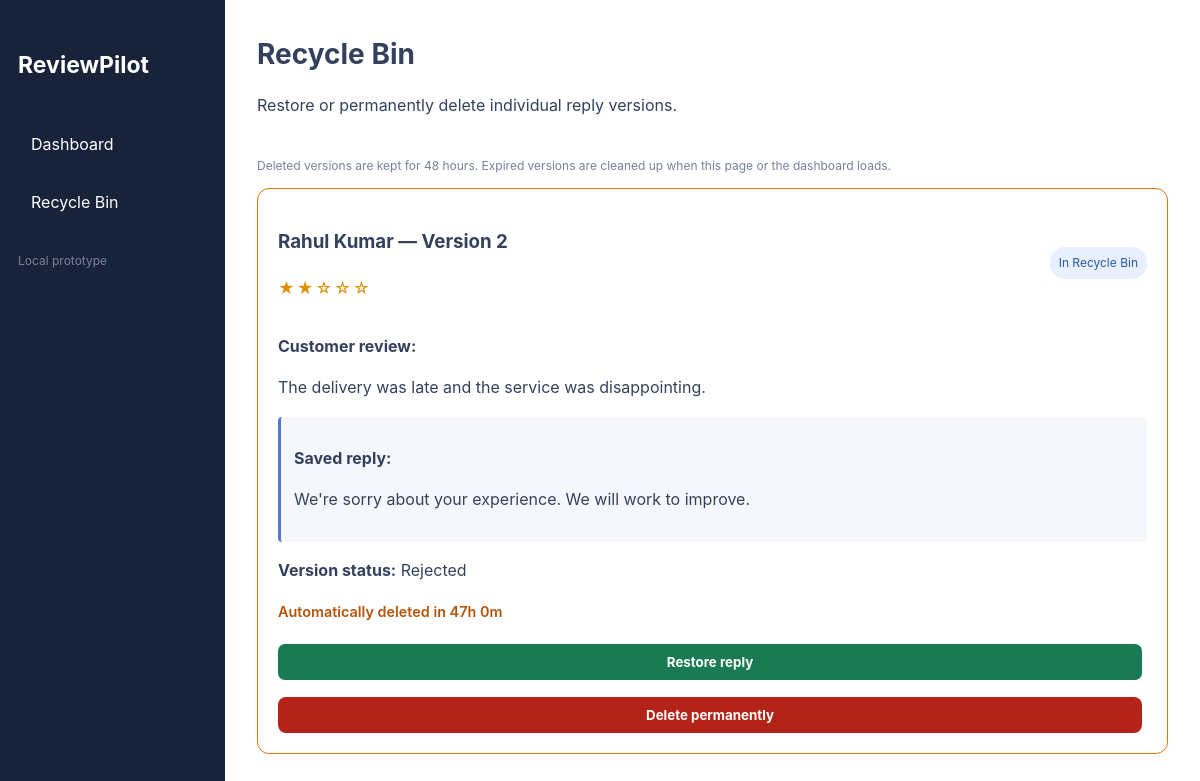
Page /recycle-bin (signed in) on the committed database.
### app/models.py (models this page shows)
class ReplyVersion(db.Model):
    __tablename__ = "reply_versions"
    id = db.Column(db.Integer, primary_key=True)
    review_id = db.Column(
        db.Integer,
        db.ForeignKey("reviews.id"),
        nullable=False,
        index=True
    )
    version = db.Column(db.Integer, nullable=False)
    reply_text = db.Column(db.Text, nullable=False)
    status = db.Column(db.String(30), nullable=False)
    is_deleted = db.Column(
        db.Boolean,
        nullable=False,
        default=False
    )
    deleted_at = db.Column(db.DateTime(timezone=True), nullable=True)
    created_at = db.Column(
        db.DateTime(timezone=True),
        default=utc_now
    )
    review = db.relationship(
        "Review",
        backref=db.backref("reply_versions", cascade="all, delete-orphan")
    )

class Review(db.Model):
    __tablename__ = "reviews"
    id = db.Column(db.Integer, primary_key=True)
    business_id = db.Column(
        db.Integer,
        db.ForeignKey("businesses.id"),
        nullable=False,
        index=True
    )
    customer_name = db.Column(db.String(150), nullable=False)
    rating = db.Column(db.Integer, nullable=False)
    review_text = db.Column(db.Text, nullable=False)
    reply_text = db.Column(db.Text, nullable=False, default="")
    status = db.Column(
        db.String(30),
        nullable=False,
        default="Awaiting approval"
    )
    feedback = db.Column(db.Text, nullable=False, default="")
    version = db.Column(db.Integer, nullable=False, default=1)
    is_deleted = db.Column(db.Boolean, nullable=False, default=False)
    deleted_at = db.Column(db.DateTime(timezone=True), nullable=True)
    deleted_by = db.Column(
        db.Integer,
        db.ForeignKey("users.id"),
        nullable=True
    )
    approved_version = db.Column(db.Integer, nullable=True)
    approved_at = db.Column(db.DateTime(timezone=True), nullable=True)
    approved_by = db.Column(
        db.Integer,
        db.ForeignKey("users.id"),
        nullable=True
    )
    created_at = db.Column(db.DateTime(timezone=True), default=utc_now)

### app/__init__.py (the view)
    @app.route("/recycle-bin")
    @login_required
    def recycle_bin():
        cleanup_expired_versions()
        versions = (
            ReplyVersion.query.join(
                Review,
                ReplyVersion.review_id == Review.id,
            )
            .join(
                Business,
                Review.business_id == Business.id,
            )
            .filter(
                Business.owner_id == current_user.id,
                ReplyVersion.is_deleted.is_(True),
            )
            .order_by(ReplyVersion.deleted_at.desc())
            .all()
        )
        return render_template(
            "recycle_bin.html",
            versions=versions,
            recycle_bin_hours=RECYCLE_BIN_HOURS,
        )

### app/__init__.py (called while the page is built)
def naive_utc_now():
    return datetime.now(timezone.utc).replace(tzinfo=None)

### app/templates/recycle_bin.html (shortened to what this page needs)
<!DOCTYPE html>
<html lang="en">
<head>
    <link rel="stylesheet"
          href="{{ url_for('static', filename='style.css') }}">
</head>
<body>
<div class="layout">
    <aside>
        <h2 class="brand">ReviewPilot</h2>
        <a class="nav-item" href="{{ url_for('dashboard') }}">Dashboard</a>
        <a class="nav-item" href="{{ url_for('recycle_bin') }}">Recycle Bin</a>
        <p class="note">Local prototype</p>
    </aside>
    <main>
        <header class="top">
            <div>
                <h1>Recycle Bin</h1>
                <p>Restore or permanently delete individual reply versions.</p>
            </div>
        </header>
        <p class="note">
            Deleted versions are kept for {{ recycle_bin_hours }} hours.
            Expired versions are cleaned up when this page or the dashboard loads.
        </p>
        {% for version in versions %}
        <article class="review recycle-item">
            <div class="review-top">
                <div>
                    <h3>
                        {{ version.review.customer_name }}
                        — Version {{ version.version }}
                    </h3>
                    <p class="stars">
                        {{ "★" * version.review.rating }}{{ "☆" * (5 - version.review.rating) }}
                    </p>
                </div>
                <span class="status">In Recycle Bin</span>
            </div>
            <p><strong>Customer review:</strong></p>
            <p>{{ version.review.review_text }}</p>
            <div class="draft">
                <p><strong>Saved reply:</strong></p>
                <p>{{ version.reply_text }}</p>
            </div>
            <p><strong>Version status:</strong> {{ version.status }}</p>
            {% if version.deleted_at %}
            <p class="expiry"
               data-deleted-at="{{ version.deleted_at.isoformat() }}">
            </p>
            {% endif %}
            <div class="actions">
                <form action="{{ url_for('restore_version', version_id=version.id) }}"
                      method="POST">
                    <button type="submit" class="approve">
                        Restore reply
                    </button>
                </form>
                <form action="{{ url_for('permanent_delete_version', version_id=version.id) }}"
                      method="POST"
                      onsubmit="return confirm('Permanently delete only this reply version? This cannot be undone.');">
                    <button type="submit" class="danger-button">
                        Delete permanently
                    </button>
                </form>
            </div>
        </article>
        {% else %}
        <p>Your Recycle Bin is empty.</p>
        {% endfor %}
    </main>
</div>
</body>
</html>

### app/static/style.css (style rules this page uses)
* { box-sizing: border-box; }
body { margin: 0; font-family: Arial, sans-serif; background: #f4f6fb; color: #20283b; }
.layout { display: flex; min-height: 100vh; }
aside { width: 225px; background: #182238; color: white; padding: 28px 18px; }
.brand { font-size: 23px; font-weight: bold; margin-bottom: 35px; }
.nav-item { padding: 13px; margin: 7px 0; border-radius: 8px; color: #c7d0e0; }
main { flex: 1; padding: 32px; min-width: 0; }
.top { display: flex; justify-content: space-between; gap: 15px; flex-wrap: wrap; }
h1 { margin: 0 0 8px; font-size: 28px; }
.stat, .review { background: white; border: 1px solid #e7eaf1; border-radius: 12px; padding: 20px; }
.review { margin-bottom: 16px; }
.review-top { display: flex; justify-content: space-between; align-items: center; gap: 10px; flex-wrap: wrap; }
.stars { color: #d99100; letter-spacing: 2px; }
.status { font-size: 12px; background: #e8f0ff; color: #2859a6; padding: 6px 9px; border-radius: 15px; }
.draft { background: #f5f7fc; border-left: 3px solid #5479d1; padding: 13px; line-height: 1.6; border-radius: 4px; }
button { border: 0; border-radius: 7px; padding: 10px 14px; cursor: pointer; font-weight: bold; margin: 5px 5px 0 0; }
.approve { background: #197a53; color: white; }
.note { font-size: 12px; color: #778198; margin-top: 22px; }
.actions { display: flex; flex-direction: column; gap: 12px; margin-top: 16px; }
.actions form, .review form { display: flex; flex-direction: column; gap: 8px; }
button { cursor: pointer; }
.status { display: inline-block; max-width: 100%; overflow-wrap: anywhere; }
.nav-item { display: block; text-decoration: none; color: inherit; }
.danger-button { background: #b42318; color: white; border: none; border-radius: 8px; padding: 10px 14px; }
.recycle-item { border: 1px solid #d97706; }
.expiry { color: #b45309; font-weight: 600; font-size: 0.9rem; }
:root { --rp-navy: #13213c; --rp-blue: #3867f4; --rp-blue-dark: #2853d7; --rp-text: #33415c; --rp-muted: #71809a; --rp-border: #e7ebf3; --rp-bg: #f7f9fd; --rp-white: #ffffff; }
html { scroll-behavior: smooth; scroll-padding-top: 90px; }
body { margin: 0; color: var(--rp-text); background: var(--rp-white); font-family: Inter, -apple-system, BlinkMacSystemFont, "Segoe UI", sans-serif; line-height: 1.6; }
body, button, input, textarea { font-family: Inter, -apple-system, BlinkMacSystemFont, "Segoe UI", sans-serif; }

### rows in the picture
ReplyVersion: review.customer_name "Rahul Kumar", version "2", review.review_text "The delivery was late and the service was disappointing.", reply_text "We're sorry about your experience. We will work to improve.", status "Rejected"
Review: rating "★★", rating "☆☆☆"

### other values in the picture
{{ recycle_bin_hours }} "48"
